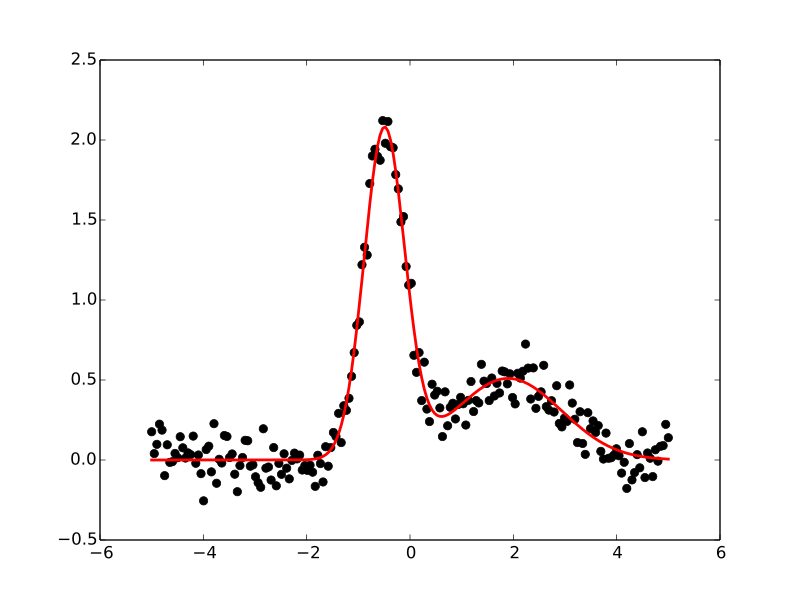

The Python source for this figure:
import numpy as np
from astropy.modeling.models import custom_model
from astropy.modeling.fitting import LevMarLSQFitter

# Define model
@custom_model
def sum_of_gaussians(x, amplitude1=1., mean1=-1., sigma1=1.,
                        amplitude2=1., mean2=1., sigma2=1.):
    return (amplitude1 * np.exp(-0.5 * ((x - mean1) / sigma1)**2) +
            amplitude2 * np.exp(-0.5 * ((x - mean2) / sigma2)**2))

# Generate fake data
np.random.seed(0)
x = np.linspace(-5., 5., 200)
m_ref = sum_of_gaussians(amplitude1=2., mean1=-0.5, sigma1=0.4,
                         amplitude2=0.5, mean2=2., sigma2=1.0)
y = m_ref(x) + np.random.normal(0., 0.1, x.shape)

# Fit model to data
m_init = sum_of_gaussians()
fit = LevMarLSQFitter()
m = fit(m_init, x, y)

# Plot the data and the best fit
plt.plot(x, y, 'o', color='k')
plt.plot(x, m(x), color='r', lw=2)
